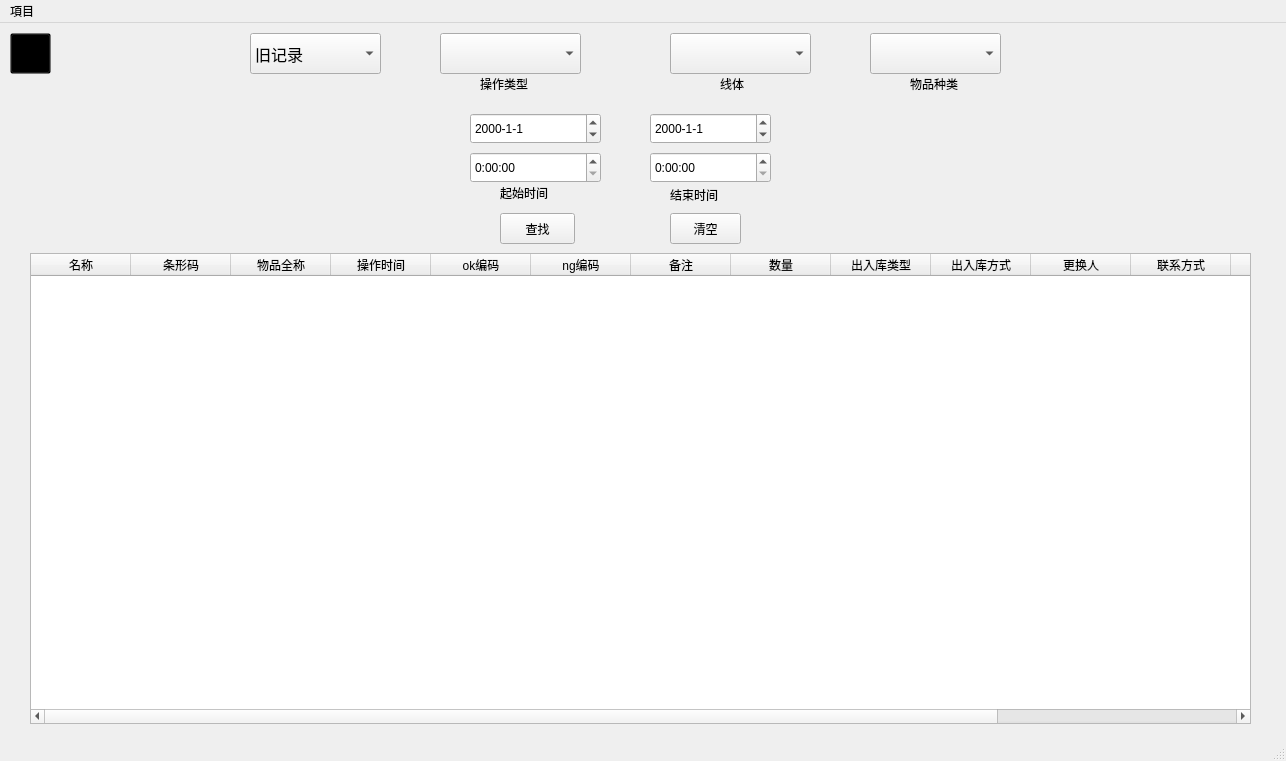
<?xml version="1.0" encoding="UTF-8"?>
<ui version="4.0">
 <class>MainWindow</class>
 <widget class="QMainWindow" name="MainWindow">
  <property name="geometry">
   <rect>
    <x>0</x>
    <y>0</y>
    <width>1286</width>
    <height>761</height>
   </rect>
  </property>
  <property name="windowTitle">
   <string>历史记录查询</string>
  </property>
  <property name="windowIcon">
   <iconset resource="wire_images.qrc">
    <normaloff>:/images/19.jpg</normaloff>:/images/19.jpg</iconset>
  </property>
  <widget class="QWidget" name="centralwidget">
   <widget class="QLabel" name="label_2">
    <property name="geometry">
     <rect>
      <x>670</x>
      <y>159</y>
      <width>61</width>
      <height>26</height>
     </rect>
    </property>
    <property name="text">
     <string>结束时间</string>
    </property>
   </widget>
   <widget class="QTimeEdit" name="tim_start">
    <property name="geometry">
     <rect>
      <x>470</x>
      <y>129</y>
      <width>131</width>
      <height>31</height>
     </rect>
    </property>
    <property name="displayFormat">
     <string>H:mm:ss</string>
    </property>
   </widget>
   <widget class="QPushButton" name="but_clear">
    <property name="geometry">
     <rect>
      <x>670</x>
      <y>190</y>
      <width>71</width>
      <height>31</height>
     </rect>
    </property>
    <property name="text">
     <string>清空</string>
    </property>
   </widget>
   <widget class="QPushButton" name="but_return">
    <property name="geometry">
     <rect>
      <x>10</x>
      <y>10</y>
      <width>41</width>
      <height>41</height>
     </rect>
    </property>
    <property name="styleSheet">
     <string notr="true">*{background:#00000000;}</string>
    </property>
    <property name="text">
     <string/>
    </property>
    <property name="icon">
     <iconset resource="wire_images.qrc">
      <normaloff>:/images/retutn.ico</normaloff>:/images/retutn.ico</iconset>
    </property>
    <property name="iconSize">
     <size>
      <width>30</width>
      <height>30</height>
     </size>
    </property>
   </widget>
   <widget class="QPushButton" name="pushButton">
    <property name="geometry">
     <rect>
      <x>500</x>
      <y>190</y>
      <width>75</width>
      <height>31</height>
     </rect>
    </property>
    <property name="text">
     <string>查找</string>
    </property>
   </widget>
   <widget class="QDateEdit" name="dat_finally">
    <property name="geometry">
     <rect>
      <x>650</x>
      <y>90</y>
      <width>121</width>
      <height>31</height>
     </rect>
    </property>
    <property name="displayFormat">
     <string>yyyy-M-d</string>
    </property>
   </widget>
   <widget class="QTableWidget" name="tableWidget">
    <property name="geometry">
     <rect>
      <x>30</x>
      <y>230</y>
      <width>1221</width>
      <height>471</height>
     </rect>
    </property>
    <property name="layoutDirection">
     <enum>Qt::LeftToRight</enum>
    </property>
    <column>
     <property name="text">
      <string>名称</string>
     </property>
    </column>
    <column>
     <property name="text">
      <string>条形码</string>
     </property>
    </column>
    <column>
     <property name="text">
      <string>物品全称</string>
     </property>
    </column>
    <column>
     <property name="text">
      <string>操作时间</string>
     </property>
    </column>
    <column>
     <property name="text">
      <string>ok编码</string>
     </property>
    </column>
    <column>
     <property name="text">
      <string>ng编码</string>
     </property>
    </column>
    <column>
     <property name="text">
      <string>备注</string>
     </property>
    </column>
    <column>
     <property name="text">
      <string>数量</string>
     </property>
    </column>
    <column>
     <property name="text">
      <string>出入库类型</string>
     </property>
    </column>
    <column>
     <property name="text">
      <string>出入库方式</string>
     </property>
    </column>
    <column>
     <property name="text">
      <string>更换人</string>
     </property>
    </column>
    <column>
     <property name="text">
      <string>联系方式</string>
     </property>
    </column>
    <column>
     <property name="text">
      <string>领用课别</string>
     </property>
    </column>
    <column>
     <property name="text">
      <string>所用站点</string>
     </property>
    </column>
    <column>
     <property name="text">
      <string>ENG人员</string>
     </property>
    </column>
   </widget>
   <widget class="QComboBox" name="History_chioce">
    <property name="geometry">
     <rect>
      <x>250</x>
      <y>10</y>
      <width>131</width>
      <height>41</height>
     </rect>
    </property>
    <property name="font">
     <font>
      <pointsize>12</pointsize>
     </font>
    </property>
    <item>
     <property name="text">
      <string>旧记录</string>
     </property>
    </item>
    <item>
     <property name="text">
      <string>新记录</string>
     </property>
    </item>
   </widget>
   <widget class="QLabel" name="label">
    <property name="geometry">
     <rect>
      <x>500</x>
      <y>159</y>
      <width>61</width>
      <height>21</height>
     </rect>
    </property>
    <property name="text">
     <string>起始时间</string>
    </property>
   </widget>
   <widget class="QTimeEdit" name="tim_finally">
    <property name="geometry">
     <rect>
      <x>650</x>
      <y>129</y>
      <width>121</width>
      <height>31</height>
     </rect>
    </property>
    <property name="displayFormat">
     <string>H:mm:ss</string>
    </property>
   </widget>
   <widget class="QComboBox" name="com_class">
    <property name="geometry">
     <rect>
      <x>440</x>
      <y>10</y>
      <width>141</width>
      <height>41</height>
     </rect>
    </property>
    <property name="font">
     <font>
      <pointsize>11</pointsize>
     </font>
    </property>
    <property name="toolTip">
     <string/>
    </property>
    <property name="whatsThis">
     <string/>
    </property>
    <item>
     <property name="text">
      <string/>
     </property>
    </item>
    <item>
     <property name="text">
      <string>全选</string>
     </property>
    </item>
    <item>
     <property name="text">
      <string>清除</string>
     </property>
    </item>
    <item>
     <property name="text">
      <string>NG品更換</string>
     </property>
    </item>
    <item>
     <property name="text">
      <string>OK退料</string>
     </property>
    </item>
    <item>
     <property name="text">
      <string>NG退料</string>
     </property>
    </item>
    <item>
     <property name="text">
      <string>新品入庫</string>
     </property>
    </item>
    <item>
     <property name="text">
      <string>維修入庫（OK）</string>
     </property>
    </item>
    <item>
     <property name="text">
      <string>加量需求</string>
     </property>
    </item>
    <item>
     <property name="text">
      <string>外部借出</string>
     </property>
    </item>
    <item>
     <property name="text">
      <string>NG出庫</string>
     </property>
    </item>
    <item>
     <property name="text">
      <string>報廢出庫</string>
     </property>
    </item>
    <item>
     <property name="text">
      <string>借用记录</string>
     </property>
    </item>
    <item>
     <property name="text">
      <string>盤點記錄</string>
     </property>
    </item>
   </widget>
   <widget class="QDateEdit" name="dat_start">
    <property name="geometry">
     <rect>
      <x>470</x>
      <y>90</y>
      <width>131</width>
      <height>31</height>
     </rect>
    </property>
    <property name="displayFormat">
     <string>yyyy-M-d</string>
    </property>
   </widget>
   <widget class="QComboBox" name="com_lines">
    <property name="geometry">
     <rect>
      <x>670</x>
      <y>10</y>
      <width>141</width>
      <height>41</height>
     </rect>
    </property>
    <property name="font">
     <font>
      <pointsize>11</pointsize>
     </font>
    </property>
    <property name="editable">
     <bool>false</bool>
    </property>
    <property name="maxVisibleItems">
     <number>25</number>
    </property>
    <item>
     <property name="text">
      <string/>
     </property>
    </item>
    <item>
     <property name="text">
      <string>全选</string>
     </property>
    </item>
    <item>
     <property name="text">
      <string>清除</string>
     </property>
    </item>
   </widget>
   <widget class="QComboBox" name="com_thing_class">
    <property name="geometry">
     <rect>
      <x>870</x>
      <y>10</y>
      <width>131</width>
      <height>41</height>
     </rect>
    </property>
    <property name="font">
     <font>
      <pointsize>11</pointsize>
     </font>
    </property>
    <property name="editable">
     <bool>false</bool>
    </property>
    <property name="maxVisibleItems">
     <number>25</number>
    </property>
    <item>
     <property name="text">
      <string/>
     </property>
    </item>
    <item>
     <property name="text">
      <string>全选</string>
     </property>
    </item>
    <item>
     <property name="text">
      <string>清除</string>
     </property>
    </item>
    <item>
     <property name="text">
      <string>測試線</string>
     </property>
    </item>
    <item>
     <property name="text">
      <string>電源線</string>
     </property>
    </item>
    <item>
     <property name="text">
      <string>驅動板</string>
     </property>
    </item>
    <item>
     <property name="text">
      <string>FFC</string>
     </property>
    </item>
    <item>
     <property name="text">
      <string>Sensor</string>
     </property>
    </item>
    <item>
     <property name="text">
      <string>INV_電源線</string>
     </property>
    </item>
    <item>
     <property name="text">
      <string>其他</string>
     </property>
    </item>
   </widget>
   <widget class="QLabel" name="label_3">
    <property name="geometry">
     <rect>
      <x>480</x>
      <y>50</y>
      <width>61</width>
      <height>21</height>
     </rect>
    </property>
    <property name="text">
     <string>操作类型</string>
    </property>
   </widget>
   <widget class="QLabel" name="label_4">
    <property name="geometry">
     <rect>
      <x>720</x>
      <y>50</y>
      <width>61</width>
      <height>21</height>
     </rect>
    </property>
    <property name="text">
     <string>线体</string>
    </property>
   </widget>
   <widget class="QLabel" name="label_5">
    <property name="geometry">
     <rect>
      <x>910</x>
      <y>50</y>
      <width>61</width>
      <height>21</height>
     </rect>
    </property>
    <property name="text">
     <string>物品种类</string>
    </property>
   </widget>
  </widget>
  <widget class="QMenuBar" name="menubar">
   <property name="geometry">
    <rect>
     <x>0</x>
     <y>0</y>
     <width>1286</width>
     <height>21</height>
    </rect>
   </property>
   <widget class="QMenu" name="menu">
    <property name="title">
     <string>項目</string>
    </property>
    <addaction name="action_lend"/>
   </widget>
   <addaction name="menu"/>
  </widget>
  <widget class="QStatusBar" name="statusbar"/>
  <action name="action_to_lend">
   <property name="text">
    <string>導入數據</string>
   </property>
  </action>
  <action name="action_lend">
   <property name="icon">
    <iconset resource="wire_images.qrc">
     <normaloff>:/images/lend.ico</normaloff>:/images/lend.ico</iconset>
   </property>
   <property name="text">
    <string>導出數據</string>
   </property>
  </action>
 </widget>
 <resources>
  <include location="wire_images.qrc"/>
 </resources>
 <connections>
  <connection>
   <sender>pushButton</sender>
   <signal>clicked()</signal>
   <receiver>MainWindow</receiver>
   <slot>seek()</slot>
   <hints>
    <hint type="sourcelabel">
     <x>542</x>
     <y>217</y>
    </hint>
    <hint type="destinationlabel">
     <x>305</x>
     <y>144</y>
    </hint>
   </hints>
  </connection>
  <connection>
   <sender>but_return</sender>
   <signal>clicked()</signal>
   <receiver>MainWindow</receiver>
   <slot>return_mainwindow()</slot>
   <hints>
    <hint type="sourcelabel">
     <x>38</x>
     <y>57</y>
    </hint>
    <hint type="destinationlabel">
     <x>110</x>
     <y>55</y>
    </hint>
   </hints>
  </connection>
  <connection>
   <sender>but_clear</sender>
   <signal>clicked()</signal>
   <receiver>MainWindow</receiver>
   <slot>clear()</slot>
   <hints>
    <hint type="sourcelabel">
     <x>717</x>
     <y>217</y>
    </hint>
    <hint type="destinationlabel">
     <x>795</x>
     <y>152</y>
    </hint>
   </hints>
  </connection>
  <connection>
   <sender>com_lines</sender>
   <signal>activated(int)</signal>
   <receiver>MainWindow</receiver>
   <slot>Get_Line_Index()</slot>
   <hints>
    <hint type="sourcelabel">
     <x>720</x>
     <y>71</y>
    </hint>
    <hint type="destinationlabel">
     <x>960</x>
     <y>131</y>
    </hint>
   </hints>
  </connection>
  <connection>
   <sender>com_class</sender>
   <signal>activated(int)</signal>
   <receiver>MainWindow</receiver>
   <slot>Get_Line_Index()</slot>
   <hints>
    <hint type="sourcelabel">
     <x>518</x>
     <y>71</y>
    </hint>
    <hint type="destinationlabel">
     <x>900</x>
     <y>97</y>
    </hint>
   </hints>
  </connection>
  <connection>
   <sender>com_thing_class</sender>
   <signal>currentIndexChanged(int)</signal>
   <receiver>MainWindow</receiver>
   <slot>Get_Line_Index()</slot>
   <hints>
    <hint type="sourcelabel">
     <x>937</x>
     <y>52</y>
    </hint>
    <hint type="destinationlabel">
     <x>1137</x>
     <y>49</y>
    </hint>
   </hints>
  </connection>
 </connections>
 <slots>
  <slot>seek()</slot>
  <slot>create()</slot>
  <slot>return_mainwindow()</slot>
  <slot>clear()</slot>
  <slot>Get_Line_Index()</slot>
 </slots>
</ui>
